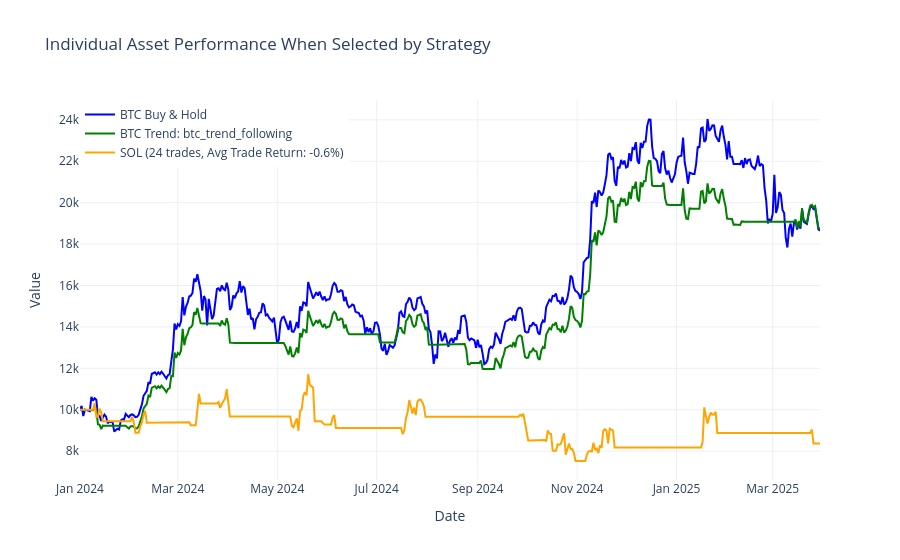

Write notebook code for a chart like this one.
### Code cell
# Plot performance for a specific date range
fig = analyzer.plot_individual_asset_performance(
    portfolio_name='big_wins_i',
    btc_trend_portfolio_name='btc_trend_following',
    start_date=start_date,
    end_date=end_date,
    initial_capital=10000,
    show_plot=True,
   asset_filter=['SOL']
)

### Figure 1 — Plotly figure (JSON) as saved in the notebook; plotly's stock layout.template omitted (floating-point values rounded to 4 significant figures; data arrays with more than 128 entries replaced by an {"elided": "..."} marker saying what was removed)
{"data": [{"line": {"color": "blue"}, "mode": "lines", "name": "BTC Buy & Hold", "type": "scatter", "x": {"elided": "455 str values"}, "y": {"elided": "455 float values"}}, {"line": {"color": "green"}, "mode": "lines", "name": "BTC Trend: btc_trend_following", "type": "scatter", "x": {"elided": "455 str values"}, "y": {"elided": "455 float values"}}, {"line": {"color": "orange"}, "mode": "lines", "name": "SOL (24 trades, Avg Trade Return: -0.6%)", "type": "scatter", "x": {"elided": "455 str values"}, "y": {"elided": "455 float values"}}], "layout": {"legend": {"x": 0, "y": 1}, "title": {"text": "Individual Asset Performance When Selected by Strategy"}, "xaxis": {"title": {"text": "Date"}}, "yaxis": {"title": {"text": "Value"}}}}
